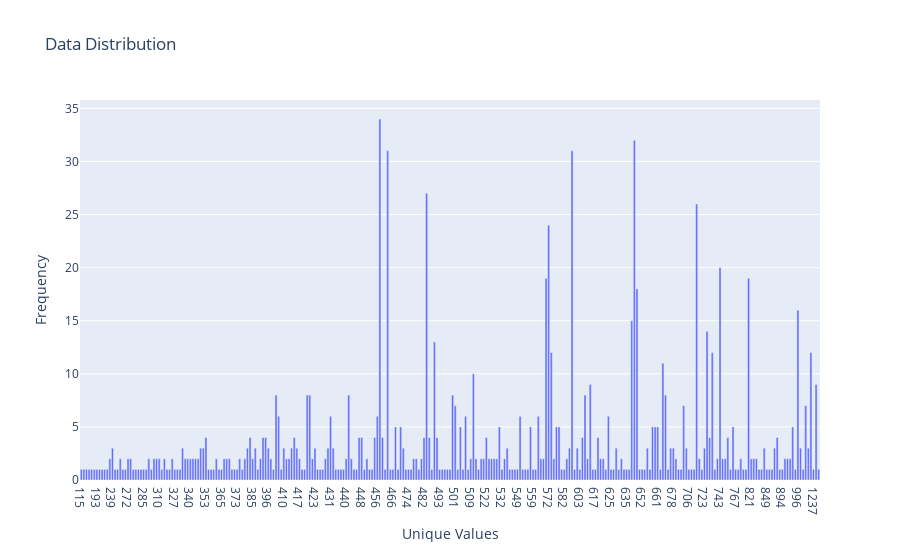

Source (notebook cell):
### Code cell
plot_data_distribution(y)

### Figure 1 — Plotly figure (JSON) as saved in the notebook; plotly's stock layout.template omitted (floating-point values rounded to 4 significant figures; data arrays with more than 128 entries replaced by an {"elided": "..."} marker saying what was removed)
{"data": [{"type": "bar", "x": {"elided": "285 int values"}, "y": {"elided": "285 int values"}}], "layout": {"title": {"text": "Data Distribution"}, "xaxis": {"title": {"text": "Unique Values"}, "type": "category"}, "yaxis": {"title": {"text": "Frequency"}}}}
